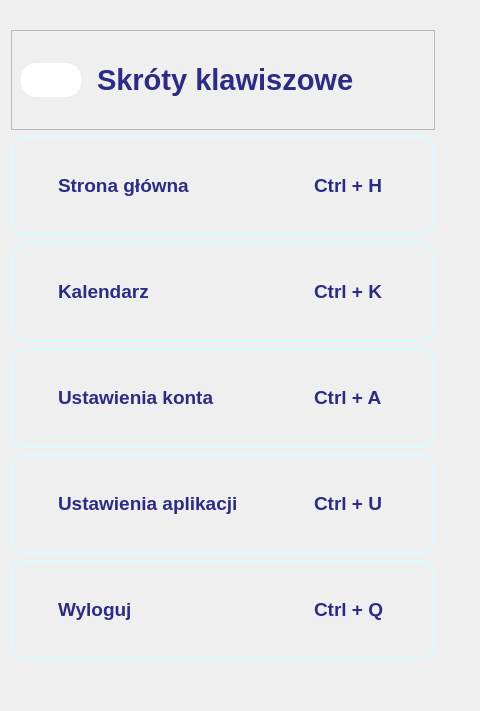
         <widget class="QWidget" name="str_skroty_klawiszowe">
          <property name="styleSheet">
           <string notr="true">#skrot_kalendarz,
#skrot_strona_glowna,
#skrot_ustawienia_konta,
#skrot_ustawienia,
#skrot_wyloguj {
	border-style:solid;
	border-radius:15px;
	border-width:2px;
	border-color: #D9FAFF;
}
QLabel {
	color: #2c2c84;
}
#btn_powrot_skroty_klawiszowe {
	background-color: white; /* Kolor tła */
	border: none; /* Brak obramowania */
	color: white; /* Kolor czcionki */
	padding: 10px 20px; /* Wielkość przycisku */
	border-radius: 15px; /* Zaokrąglenie krawędzi */
}
#btn_powrot_skroty_klawiszowe:hover {
	background-color: #E6E6FF; /* Kolor tła po najechaniu myszką */
}
#btn_powrot_skroty_klawiszowe:pressed {
	background-color: #CCCCFF; /* Kolor tła po kliknięciu */
}</string>
          </property>
          <layout class="QVBoxLayout" name="verticalLayout_32">
           <property name="leftMargin">
            <number>11</number>
           </property>
           <property name="topMargin">
            <number>30</number>
           </property>
           <property name="rightMargin">
            <number>45</number>
           </property>
           <item>
            <widget class="QFrame" name="skroty_klawiszowe_top">
             <property name="minimumSize">
              <size>
               <width>0</width>
               <height>100</height>
              </size>
             </property>
             <property name="maximumSize">
              <size>
               <width>16777215</width>
               <height>100</height>
              </size>
             </property>
             <property name="frameShape">
              <enum>QFrame::StyledPanel</enum>
             </property>
             <property name="frameShadow">
              <enum>QFrame::Raised</enum>
             </property>
             <layout class="QHBoxLayout" name="horizontalLayout_48">
              <item>
               <widget class="QPushButton" name="btn_powrot_skroty_klawiszowe">
                <property name="maximumSize">
                 <size>
                  <width>60</width>
                  <height>16777215</height>
                 </size>
                </property>
                <property name="text">
                 <string/>
                </property>
                <property name="icon">
                 <iconset>
                  <normaloff>../icons/icons_blue/arrow-left.svg</normaloff>../icons/icons_blue/arrow-left.svg</iconset>
                </property>
                <property name="iconSize">
                 <size>
                  <width>40</width>
                  <height>40</height>
                 </size>
                </property>
               </widget>
              </item>
              <item>
               <spacer name="horizontalSpacer_6">
                <property name="orientation">
                 <enum>Qt::Horizontal</enum>
                </property>
                <property name="sizeType">
                 <enum>QSizePolicy::Maximum</enum>
                </property>
                <property name="sizeHint" stdset="0">
                 <size>
                  <width>10</width>
                  <height>20</height>
                 </size>
                </property>
               </spacer>
              </item>
              <item>
               <widget class="QLabel" name="lb_skroty_skroty_klawiszowe">
                <property name="minimumSize">
                 <size>
                  <width>0</width>
                  <height>70</height>
                 </size>
                </property>
                <property name="maximumSize">
                 <size>
                  <width>16777215</width>
                  <height>70</height>
                 </size>
                </property>
                <property name="font">
                 <font>
                  <pointsize>22</pointsize>
                  <weight>75</weight>
                  <bold>true</bold>
                 </font>
                </property>
                <property name="text">
                 <string>Skróty klawiszowe</string>
                </property>
               </widget>
              </item>
             </layout>
            </widget>
           </item>
           <item>
            <widget class="QFrame" name="skrot_strona_glowna">
             <property name="minimumSize">
              <size>
               <width>0</width>
               <height>100</height>
              </size>
             </property>
             <property name="maximumSize">
              <size>
               <width>16777215</width>
               <height>100</height>
              </size>
             </property>
             <property name="frameShape">
              <enum>QFrame::StyledPanel</enum>
             </property>
             <property name="frameShadow">
              <enum>QFrame::Raised</enum>
             </property>
             <layout class="QHBoxLayout" name="horizontalLayout_21">
              <item>
               <widget class="QLabel" name="lb_skroty_ikona_strona_glowna">
                <property name="minimumSize">
                 <size>
                  <width>30</width>
                  <height>30</height>
                 </size>
                </property>
                <property name="maximumSize">
                 <size>
                  <width>30</width>
                  <height>30</height>
                 </size>
                </property>
                <property name="font">
                 <font>
                  <pointsize>8</pointsize>
                 </font>
                </property>
                <property name="text">
                 <string/>
                </property>
                <property name="pixmap">
                 <pixmap>../icons/icons_blue/home.svg</pixmap>
                </property>
                <property name="scaledContents">
                 <bool>true</bool>
                </property>
               </widget>
              </item>
              <item>
               <widget class="QLabel" name="lb_skroty_strona_glowna">
                <property name="minimumSize">
                 <size>
                  <width>250</width>
                  <height>45</height>
                 </size>
                </property>
                <property name="maximumSize">
                 <size>
                  <width>16777215</width>
                  <height>45</height>
                 </size>
                </property>
                <property name="font">
                 <font>
                  <pointsize>14</pointsize>
                  <weight>75</weight>
                  <bold>true</bold>
                 </font>
                </property>
                <property name="text">
                 <string>Strona główna</string>
                </property>
               </widget>
              </item>
              <item>
               <widget class="QLabel" name="lb_skroty_skrot_strona_glowna">
                <property name="minimumSize">
                 <size>
                  <width>110</width>
                  <height>0</height>
                 </size>
                </property>
                <property name="maximumSize">
                 <size>
                  <width>110</width>
                  <height>45</height>
                 </size>
                </property>
                <property name="font">
                 <font>
                  <pointsize>14</pointsize>
                  <weight>75</weight>
                  <bold>true</bold>
                 </font>
                </property>
                <property name="text">
                 <string>Ctrl + H</string>
                </property>
               </widget>
              </item>
             </layout>
            </widget>
           </item>
           <item>
            <widget class="QFrame" name="skrot_kalendarz">
             <property name="minimumSize">
              <size>
               <width>0</width>
               <height>100</height>
              </size>
             </property>
             <property name="maximumSize">
              <size>
               <width>16777215</width>
               <height>100</height>
              </size>
             </property>
             <property name="frameShape">
              <enum>QFrame::StyledPanel</enum>
             </property>
             <property name="frameShadow">
              <enum>QFrame::Raised</enum>
             </property>
             <layout class="QHBoxLayout" name="horizontalLayout_22">
              <item>
               <widget class="QLabel" name="lb_skroty_ikona_kalendarz">
                <property name="minimumSize">
                 <size>
                  <width>30</width>
                  <height>30</height>
                 </size>
                </property>
                <property name="maximumSize">
                 <size>
                  <width>30</width>
                  <height>30</height>
                 </size>
                </property>
                <property name="font">
                 <font>
                  <pointsize>8</pointsize>
                 </font>
                </property>
                <property name="text">
                 <string/>
                </property>
                <property name="pixmap">
                 <pixmap>../icons/icons_blue/calendar.svg</pixmap>
                </property>
                <property name="scaledContents">
                 <bool>true</bool>
                </property>
               </widget>
              </item>
              <item>
               <widget class="QLabel" name="lb_skroty_kalendarz">
                <property name="minimumSize">
                 <size>
                  <width>250</width>
                  <height>45</height>
                 </size>
                </property>
                <property name="maximumSize">
                 <size>
                  <width>16777215</width>
                  <height>45</height>
                 </size>
                </property>
                <property name="font">
                 <font>
                  <pointsize>14</pointsize>
                  <weight>75</weight>
                  <bold>true</bold>
                 </font>
                </property>
                <property name="text">
                 <string>Kalendarz</string>
                </property>
               </widget>
              </item>
              <item>
               <widget class="QLabel" name="lb_skroty_skrot_kalendarz">
                <property name="minimumSize">
                 <size>
                  <width>110</width>
                  <height>0</height>
                 </size>
                </property>
                <property name="maximumSize">
                 <size>
                  <width>110</width>
                  <height>45</height>
                 </size>
                </property>
                <property name="font">
                 <font>
                  <pointsize>14</pointsize>
                  <weight>75</weight>
                  <bold>true</bold>
                 </font>
                </property>
                <property name="text">
                 <string>Ctrl + K</string>
                </property>
               </widget>
              </item>
             </layout>
            </widget>
           </item>
           <item>
            <widget class="QFrame" name="skrot_ustawienia_konta">
             <property name="minimumSize">
              <size>
               <width>0</width>
               <height>100</height>
              </size>
             </property>
             <property name="maximumSize">
              <size>
               <width>16777215</width>
               <height>100</height>
              </size>
             </property>
             <property name="frameShape">
              <enum>QFrame::StyledPanel</enum>
             </property>
             <property name="frameShadow">
              <enum>QFrame::Raised</enum>
             </property>
             <layout class="QHBoxLayout" name="horizontalLayout_44">
              <item>
               <widget class="QLabel" name="lb_skroty_ikona_ustawienia_konta">
                <property name="minimumSize">
                 <size>
                  <width>30</width>
                  <height>30</height>
                 </size>
                </property>
                <property name="maximumSize">
                 <size>
                  <width>30</width>
                  <height>30</height>
                 </size>
                </property>
                <property name="font">
                 <font>
                  <pointsize>8</pointsize>
                 </font>
                </property>
                <property name="text">
                 <string/>
                </property>
                <property name="pixmap">
                 <pixmap>../icons/icons_blue/user.svg</pixmap>
                </property>
                <property name="scaledContents">
                 <bool>true</bool>
                </property>
               </widget>
              </item>
              <item>
               <widget class="QLabel" name="lb_skroty_ustawienia_konta">
                <property name="minimumSize">
                 <size>
                  <width>250</width>
                  <height>45</height>
                 </size>
                </property>
                <property name="maximumSize">
                 <size>
                  <width>16777215</width>
                  <height>45</height>
                 </size>
                </property>
                <property name="font">
                 <font>
                  <pointsize>14</pointsize>
                  <weight>75</weight>
                  <bold>true</bold>
                 </font>
                </property>
                <property name="text">
                 <string>Ustawienia konta</string>
                </property>
               </widget>
              </item>
              <item>
               <widget class="QLabel" name="lb_skroty_skrot_ustawienia_konta">
                <property name="minimumSize">
                 <size>
                  <width>110</width>
                  <height>0</height>
                 </size>
                </property>
                <property name="maximumSize">
                 <size>
                  <width>110</width>
                  <height>45</height>
                 </size>
                </property>
                <property name="font">
                 <font>
                  <pointsize>14</pointsize>
                  <weight>75</weight>
                  <bold>true</bold>
                 </font>
                </property>
                <property name="text">
                 <string>Ctrl + A</string>
                </property>
               </widget>
              </item>
             </layout>
            </widget>
           </item>
           <item>
            <widget class="QFrame" name="skrot_ustawienia">
             <property name="minimumSize">
              <size>
               <width>0</width>
               <height>100</height>
              </size>
             </property>
             <property name="maximumSize">
              <size>
               <width>16777215</width>
               <height>100</height>
              </size>
             </property>
             <property name="frameShape">
              <enum>QFrame::StyledPanel</enum>
             </property>
             <property name="frameShadow">
              <enum>QFrame::Raised</enum>
             </property>
             <layout class="QHBoxLayout" name="horizontalLayout_45">
              <item>
               <widget class="QLabel" name="lb_skroty_ikona_ustawienia">
                <property name="minimumSize">
                 <size>
                  <width>30</width>
                  <height>30</height>
                 </size>
                </property>
                <property name="maximumSize">
                 <size>
                  <width>30</width>
                  <height>30</height>
                 </size>
                </property>
                <property name="font">
                 <font>
                  <pointsize>8</pointsize>
                 </font>
                </property>
                <property name="text">
                 <string/>
                </property>
                <property name="pixmap">
                 <pixmap>../icons/icons_blue/settings.svg</pixmap>
                </property>
                <property name="scaledContents">
                 <bool>true</bool>
                </property>
               </widget>
              </item>
              <item>
               <widget class="QLabel" name="lb_skroty_ustawienia">
                <property name="minimumSize">
                 <size>
                  <width>250</width>
                  <height>45</height>
                 </size>
                </property>
                <property name="maximumSize">
                 <size>
                  <width>16777215</width>
                  <height>45</height>
                 </size>
                </property>
                <property name="font">
                 <font>
                  <pointsize>14</pointsize>
                  <weight>75</weight>
                  <bold>true</bold>
                 </font>
                </property>
                <property name="text">
                 <string>Ustawienia aplikacji</string>
                </property>
               </widget>
              </item>
              <item>
               <widget class="QLabel" name="lb_skroty_skrot_ustawienia">
                <property name="minimumSize">
                 <size>
                  <width>110</width>
                  <height>0</height>
                 </size>
                </property>
                <property name="maximumSize">
                 <size>
                  <width>110</width>
                  <height>45</height>
                 </size>
                </property>
                <property name="font">
                 <font>
                  <pointsize>14</pointsize>
                  <weight>75</weight>
                  <bold>true</bold>
                 </font>
                </property>
                <property name="text">
                 <string>Ctrl + U</string>
                </property>
               </widget>
              </item>
             </layout>
            </widget>
           </item>
           <item>
            <widget class="QFrame" name="skrot_wyloguj">
             <property name="minimumSize">
              <size>
               <width>0</width>
               <height>100</height>
              </size>
             </property>
             <property name="maximumSize">
              <size>
               <width>16777215</width>
               <height>100</height>
              </size>
             </property>
             <property name="frameShape">
              <enum>QFrame::StyledPanel</enum>
             </property>
             <property name="frameShadow">
              <enum>QFrame::Raised</enum>
             </property>
             <layout class="QHBoxLayout" name="horizontalLayout_46">
              <item>
               <widget class="QLabel" name="lb_skroty_ikona_wyloguj">
                <property name="minimumSize">
                 <size>
                  <width>30</width>
                  <height>30</height>
                 </size>
                </property>
                <property name="maximumSize">
                 <size>
                  <width>30</width>
                  <height>30</height>
                 </size>
                </property>
                <property name="font">
                 <font>
                  <pointsize>8</pointsize>
                 </font>
                </property>
                <property name="text">
                 <string/>
                </property>
                <property name="pixmap">
                 <pixmap>../icons/icons_blue/log-out.svg</pixmap>
                </property>
                <property name="scaledContents">
                 <bool>true</bool>
                </property>
               </widget>
              </item>
              <item>
               <widget class="QLabel" name="lb_skroty_wyloguj">
                <property name="minimumSize">
                 <size>
                  <width>250</width>
                  <height>45</height>
                 </size>
                </property>
                <property name="maximumSize">
                 <size>
                  <width>16777215</width>
                  <height>45</height>
                 </size>
                </property>
                <property name="font">
                 <font>
                  <pointsize>14</pointsize>
                  <weight>75</weight>
                  <bold>true</bold>
                 </font>
                </property>
                <property name="text">
                 <string>Wyloguj</string>
                </property>
               </widget>
              </item>
              <item>
               <widget class="QLabel" name="lb_skroty_skrot_wyloguj">
                <property name="minimumSize">
                 <size>
                  <width>110</width>
                  <height>0</height>
                 </size>
                </property>
                <property name="maximumSize">
                 <size>
                  <width>110</width>
                  <height>45</height>
                 </size>
                </property>
                <property name="font">
                 <font>
                  <pointsize>14</pointsize>
                  <weight>75</weight>
                  <bold>true</bold>
                 </font>
                </property>
                <property name="text">
                 <string>Ctrl + Q</string>
                </property>
               </widget>
              </item>
             </layout>
            </widget>
           </item>
           <item>
            <spacer name="verticalSpacer_13">
             <property name="orientation">
              <enum>Qt::Vertical</enum>
             </property>
             <property name="sizeType">
              <enum>QSizePolicy::Expanding</enum>
             </property>
             <property name="sizeHint" stdset="0">
              <size>
               <width>20</width>
               <height>40</height>
              </size>
             </property>
            </spacer>
           </item>
          </layout>
         </widget>
